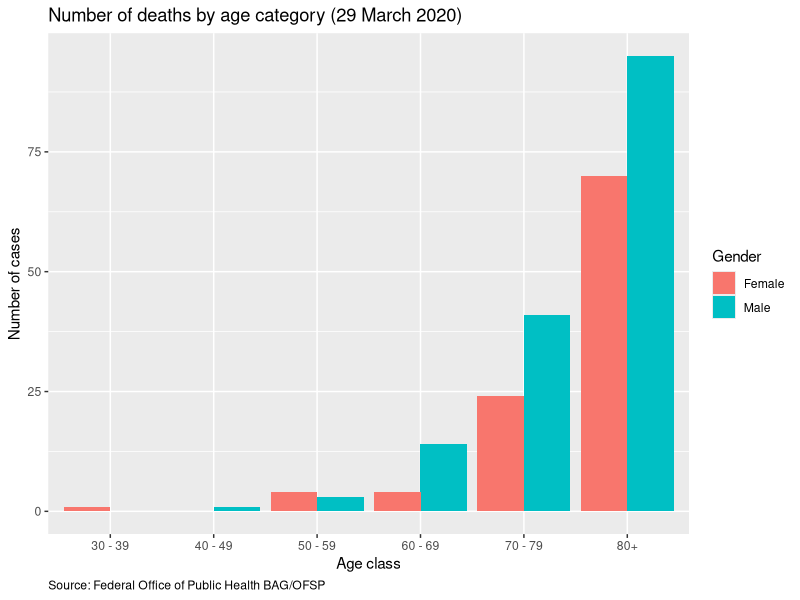
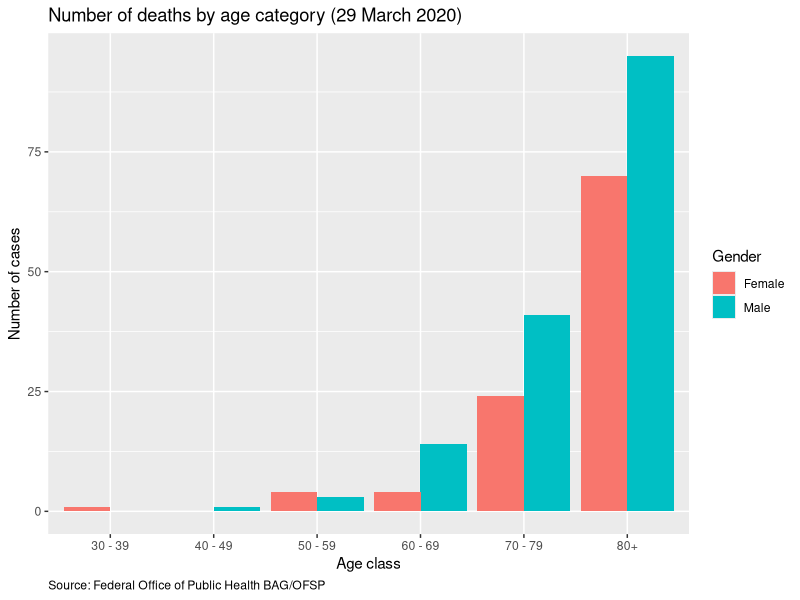

Recreate these plots in R, in order.
library(tidyverse)     

################################
#'## Read doc
################################

dat_deceased_age <- read_csv("data_final/sheet_5_deceased_by_age.csv")

################################
#'## Visu
################################

## long version, last date
dat_deceased_age_l <- dat_deceased_age %>% 
  gather(category, n_cases, ends_with("deceased")) %>% 
  mutate(category = str_remove(category, "_deceased") %>% 
           str_to_title()) %>% 
  filter(date == max(date))

last_date <- unique(dat_deceased_age_l$date) %>% 
  format("%d %B %Y")

## plot
pl_age <- dat_deceased_age_l %>% 
  filter(category!="Total") %>% 
  rename(Gender=category) %>% 
  ggplot(aes(x = age_class, y = n_cases, fill=Gender)) + 
  geom_col(position = "dodge") +
  ggtitle(paste0("Number of deaths by age category (", last_date, ")")) +
  xlab("Age class") + ylab("Number of cases") +
  labs(caption = "Source: Federal Office of Public Health BAG/OFSP") +
  theme(plot.caption = element_text(hjust = 0))

pl_age

################################
#'## Export
################################

ggsave(pl_age, filename="output/figures/deaths_by_age.png", width = 8, height = 6)
